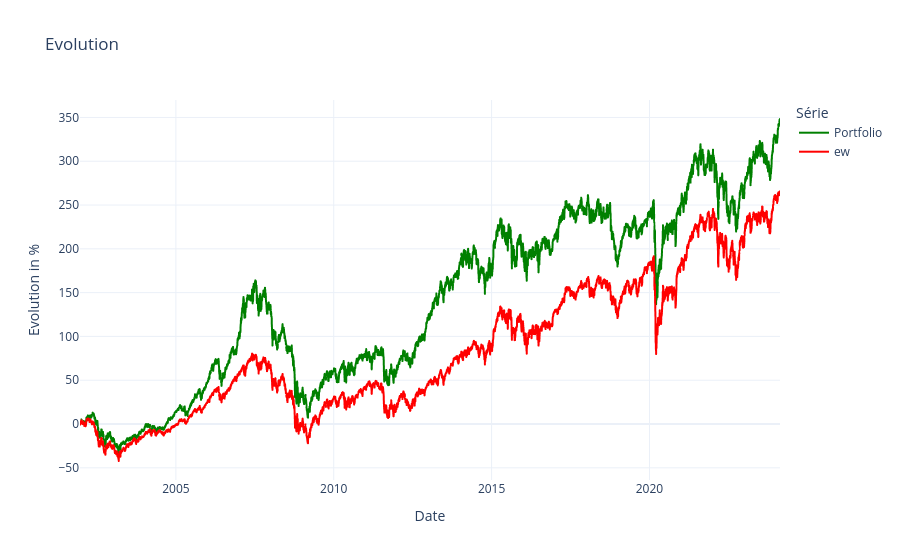

The code cell stored with this chart in its notebook:
### Code cell
final["Date"] = pd.to_datetime(final["Date"])
EW_Bench["Date"] = pd.to_datetime(EW_Bench["Date"])
final_merged = final.merge(EW_Bench[['Date', 'ew']], on='Date', how='left') #merge on the same df

money_norm = (final_merged["Money"] / 1 * 100) - 100
ew_norm = (final_merged["ew"] / final_merged["ew"].dropna().iloc[0] * 100) - 100
df_plot = pd.DataFrame({"Date": final_merged["Date"],"Portfolio": money_norm,"ew": ew_norm}).melt(id_vars="Date", var_name="Série", value_name="Evolution in %")

#plot
fix = px.line(df_plot,x="Date",y="Evolution in %",color="Série",color_discrete_map={"ew": "red", "Portfolio": "green"},title="Evolution",template="plotly_white")
fix.update_layout(hovermode="x unified")
fix.show()

### Figure 1 — Plotly figure (JSON) as saved in the notebook; plotly's stock layout.template omitted (floating-point values rounded to 4 significant figures; data arrays with more than 128 entries replaced by an {"elided": "..."} marker saying what was removed)
{"data": [{"hovertemplate": "Série=Portfolio<br>Date=%{x}<br>Evolution in %=%{y}<extra></extra>", "legendgroup": "Portfolio", "line": {"color": "green", "dash": "solid"}, "marker": {"symbol": "circle"}, "mode": "lines", "name": "Portfolio", "showlegend": true, "x": {"elided": "5784 str values"}, "xaxis": "x", "y": {"elided": "5784 float values"}, "yaxis": "y", "type": "scattergl"}, {"hovertemplate": "Série=ew<br>Date=%{x}<br>Evolution in %=%{y}<extra></extra>", "legendgroup": "ew", "line": {"color": "red", "dash": "solid"}, "marker": {"symbol": "circle"}, "mode": "lines", "name": "ew", "showlegend": true, "x": {"elided": "5784 str values"}, "xaxis": "x", "y": {"elided": "5784 float values"}, "yaxis": "y", "type": "scattergl"}], "layout": {"xaxis": {"anchor": "y", "domain": [0.0, 1.0], "title": {"text": "Date"}}, "yaxis": {"anchor": "x", "domain": [0.0, 1.0], "title": {"text": "Evolution in %"}}, "legend": {"title": {"text": "Série"}, "tracegroupgap": 0}, "title": {"text": "Evolution"}, "hovermode": "x unified"}}
